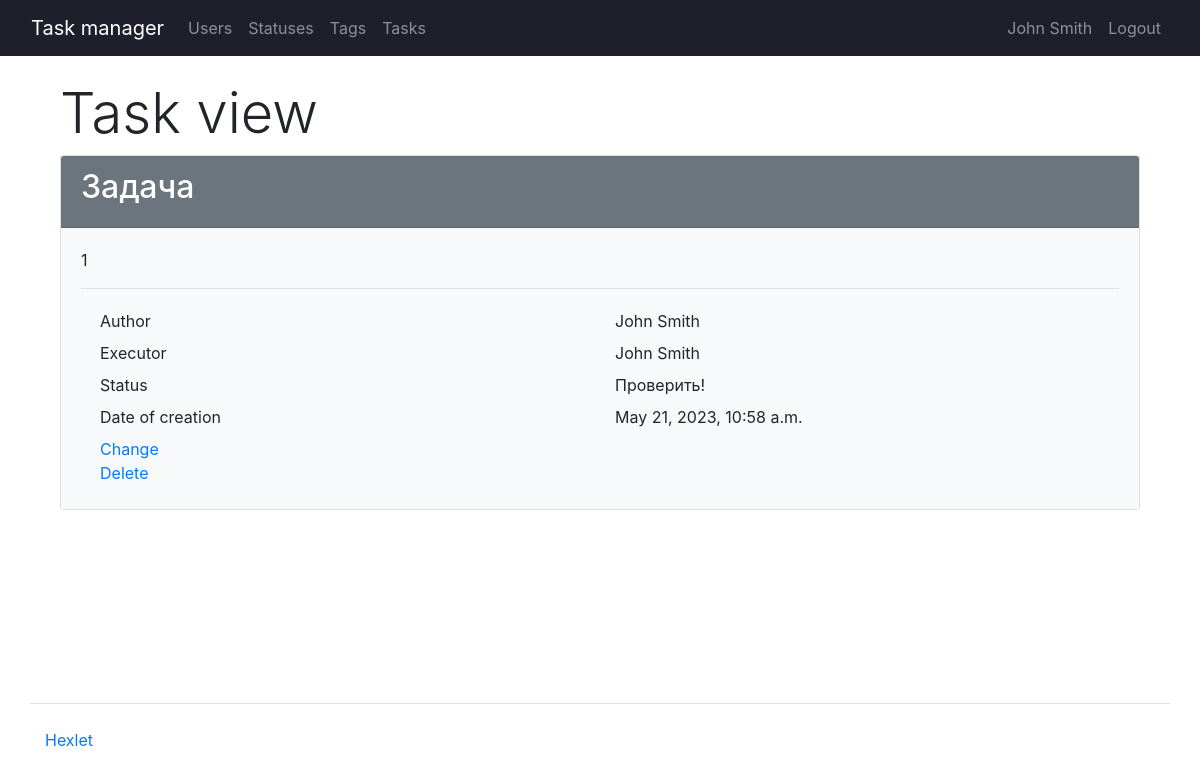
The page /tasks/4/ (signed in) on the database its author committed.
### task_manager/users/models.py (models this page shows, shortened)
class CustomUser(AbstractUser):
    groups = models.ManyToManyField(
        "auth.Group",
        blank=True,
        related_name="customuser_set",
        related_query_name="customuser",
    )
    user_permissions = models.ManyToManyField(
        "auth.Permission",
        blank=True,
        related_name="customuser_set",
        related_query_name="customuser",
    )
    def __str__(self):
        return f'{self.first_name} {self.last_name}'

### task_manager/tasks/models.py (models this page shows, shortened)
class Tasks(models.Model):
    task = models.CharField(max_length=255, verbose_name=_("Name"))
    description = models.TextField(verbose_name=_("Description"))
    author = models.ForeignKey(CustomUser, on_delete=models.PROTECT, null=True)
    status = models.ForeignKey(
        Statuses,
        on_delete=models.PROTECT,
        verbose_name=_("Status"),
    )
    executor = models.ForeignKey(
        CustomUser,
        on_delete=models.PROTECT,
        null=True,
        related_name="performed_tasks",
        verbose_name=_("Performer"),
    )
    created_at = models.DateTimeField(auto_now_add=True)

### task_manager/statuses/models.py (models this page shows, shortened)
class Statuses(models.Model):
    name = models.CharField(max_length=255, verbose_name=_("Name"))
    created_at = models.DateTimeField(auto_now_add=True)

### task_manager/tasks/views.py (the view)
# urls.py: path("<int:pk>/", TaskCardView.as_view(), name="card_task"),
class TaskCardView(TaskLoginMixin, View):
    def get(self, request, *args, **kwargs):
        task = Tasks.objects.get(pk=kwargs.get('pk'))
        return render(request, "tasks/card.html", context={"task": task})

### task_manager/templates/tasks/card.html
{% extends 'base.html' %}
{% load i18n %}
{% load bootstrap4 %}
{% block content %}
<div class="container wrapper flex-grow-1">
    <h1 class="display-4">{% translate "Task view" %}</h1>
    <div class="card">
        <div class="card-header bg-secondary text-white">
          <h2>{{ task.task }}</h2>
        </div>
        <div class="card-body bg-light">
          <p>1</p>
          <hr>
          <div class="container">
            <div class="row p-1">
              <div class="col">{% translate "Author" %}</div>
              <div class="col">{{ task.author.first_name }} {{ task.author.last_name }}</div>
            </div>
            <div class="row p-1">
              <div class="col">{% translate "Executor" %}</div>
              <div class="col">{{ task.executor }}</div>
            </div>
            <div class="row p-1">
              <div class="col">{% translate "Status" %}</div>
              <div class="col">{{ task.status.name }}</div>
            </div>
            <div class="row p-1">
              <div class="col">{% translate "Date of creation" %}</div>
              <div class="col">{{ task.created_at }}</div>
            </div>
            <div class="row p-1">
              <div class="col">
                <a href="{% url 'update_task' task.id %}">{% translate "Change" %}</a><br>
                <a href="{% url 'delete_task' task.id %}" rel="nofollow">{% translate "Delete" %}</a>
              </div>
            </div>
          </div>
        </div>
    </div>
</div>
{% endblock content %}

### task_manager/templates/navbar.html (shortened to what this page needs)
{% load bootstrap4 %}
{% load i18n %}
<nav class="navbar navbar-expand-md navbar-dark px-3" style="background-color: rgb(31, 31, 43);">
    <div class="container-fluid">
      <a class="navbar-brand" href="/">{% translate "Task manager" %}</a>
      <div class="collapse navbar-collapse" id="navbarNavAltMarkup">
        <ul class="navbar-nav mr-auto">
          <li class="nav-item">
            <a class="nav-link" href="{% url 'users' %}">{% translate "Users" %}</a>
          </li>
        {% if request.user.is_authenticated %}
          <li class="nav-item">
            <a class="nav-link" href="{% url 'statuses' %}">{% translate "Statuses" %}</a>
          </li>
          <li class="nav-item">
            <a class="nav-link" href="#">{% translate "Tags" %}</a>
          </li>
          <li class="nav-item">
            <a class="nav-link" href="{% url 'tasks' %}">{% translate "Tasks" %}</a>
          </li>
        </ul>
        <ul class="navbar-nav ms-auto">
          <li class="nav-item">
            <a class="nav-link" href="{% url 'user_profile' request.user.id %}">{{request.user | title}}</a>
          </li>
          <li class="nav-item">
            <a class="nav-link" href="{% url 'logout' %}">{% translate "Logout" %}</a>
          </li>
        </ul>
        {% endif %}
      </div>
    </div>
</nav>

### rows shown on the page
CustomUser: user "John Smith"
Tasks: task "Задача", author.first_name "John", author.last_name "Smith", executor "John Smith", status.name "Проверить!", created_at "May 21, 2023, 10:58 a.m."
